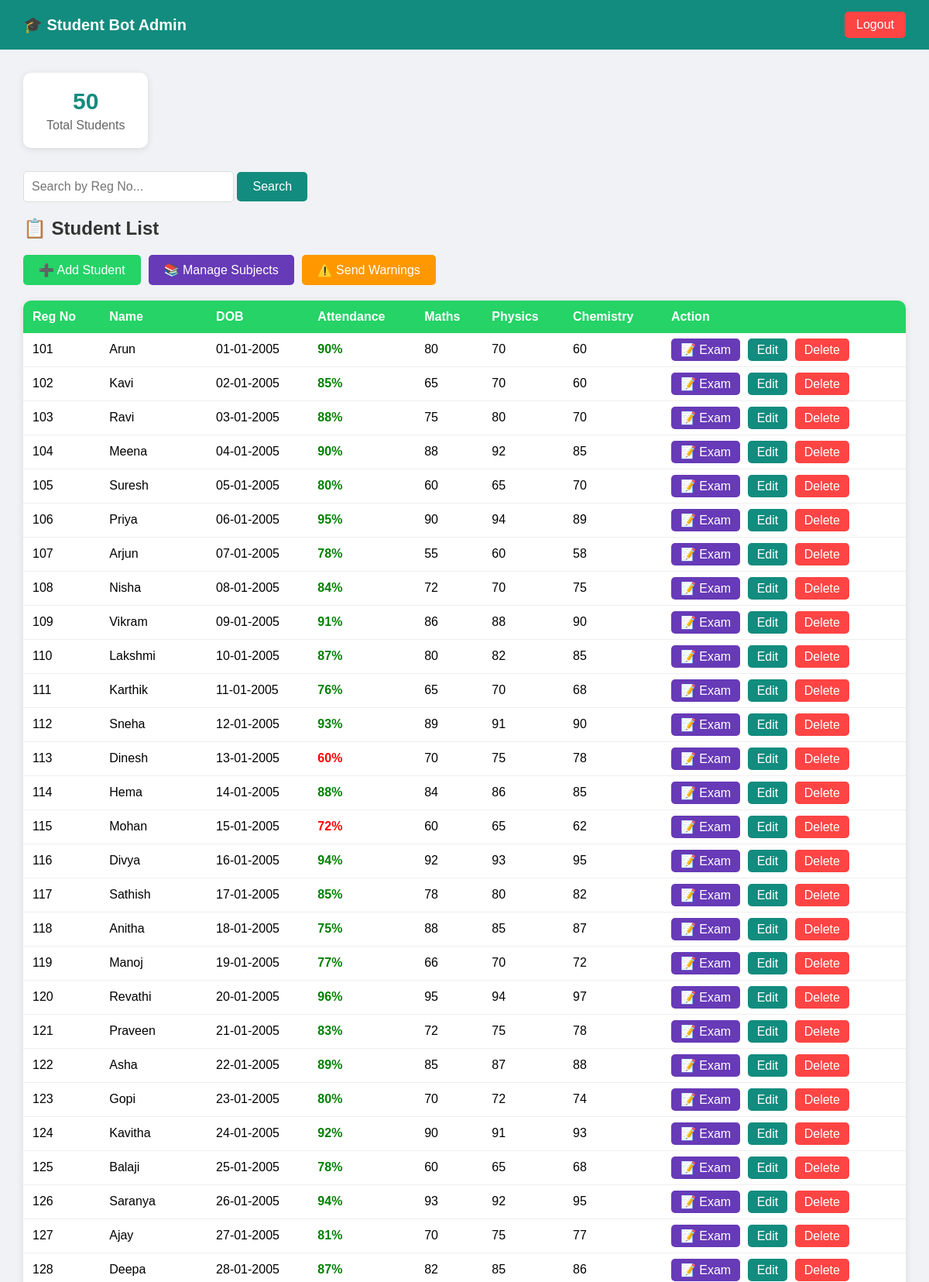
Page /dashboard (signed in, upper part) on the committed database.
### tables this page shows
CREATE TABLE "students" (
"reg_no" TEXT,
  "dob" TEXT,
  "name" TEXT,
  "attendance" INTEGER,
  "maths" INTEGER,
  "physics" INTEGER,
  "chemistry" INTEGER
, phone TEXT, parent_name TEXT);

### app.py (the view)
@app.route("/dashboard")
def dashboard():
    if not session.get("logged_in"):
        return redirect(url_for("login"))
    search = request.args.get("search", "").strip()
    conn = get_db()
    if search:
        students = conn.execute("SELECT * FROM students WHERE reg_no LIKE ?", (f"%{search}%",)).fetchall()
    else:
        students = conn.execute("SELECT * FROM students").fetchall()
    conn.close()
    return render_template("dashboard.html", students=students, search=search)

### app.py (called while the page is built)
def get_db():
    conn = sqlite3.connect("students.db")
    conn.row_factory = sqlite3.Row
    return conn

### templates/dashboard.html (shortened to what this page needs)
<!DOCTYPE html>
<html>
<head>
</head>
<body>
    <div class="navbar">
        <h1>🎓 Student Bot Admin</h1>
        <a href="/logout">Logout</a>
    </div>
    <div class="container">
        <div class="stats">
            <div class="stat-card">
                <h3>{{ students|length }}</h3>
                <p>Total Students</p>
            </div>
        </div>
        <div class="search-box">
            <form method="GET" action="/dashboard">
                <input type="text" name="search" placeholder="Search by Reg No..." value="{{ search }}"/>
                <button type="submit">Search</button>
            </form>
        </div>
        <h2>📋 Student List</h2>
        <div class="btn-row">
            <a href="/add" class="add-btn">➕ Add Student</a>
            <a href="/subjects" class="subject-btn">📚 Manage Subjects</a>
            <a href="/send_warnings" class="warn-btn" onclick="return confirm('Send warnings to all parents below 75%?')">⚠️ Send Warnings</a>
        </div>
        <table>
            <thead>
                <tr>
                    <th>Reg No</th>
                    <th>Name</th>
                    <th>DOB</th>
                    <th>Attendance</th>
                    <th>Maths</th>
                    <th>Physics</th>
                    <th>Chemistry</th>
                    <th>Action</th>
                </tr>
            </thead>
            <tbody>
                {% for student in students %}
                <tr>
                    <td>{{ student.reg_no }}</td>
                    <td>{{ student.name }}</td>
                    <td>{{ student.dob }}</td>
                    <td style="color: {% if student.attendance|int < 75 %}red{% else %}green{% endif %}; font-weight: bold;">{{ student.attendance }}%</td>
                    <td>{{ student.maths }}</td>
                    <td>{{ student.physics }}</td>
                    <td>{{ student.chemistry }}</td>
                    <td>
                        <a href="/add_exam/{{ student.reg_no }}" style="background:#673ab7;color:white;padding:6px 12px;border-radius:5px;text-decoration:none;">📝 Exam</a>
                        <a href="/edit/{{ student.reg_no }}" style="background:#128C7E;color:white;padding:6px 12px;border-radius:5px;text-decoration:none;margin-left:5px;">Edit</a>
                        <a href="/delete/{{ student.reg_no }}" style="background:#ff4444;color:white;padding:6px 12px;border-radius:5px;text-decoration:none;margin-left:5px;" onclick="return confirm('Are you sure?')">Delete</a>
                    </td>
                </tr>
                {% endfor %}
            </tbody>
        </table>
    </div>
</body>
</html>

### templates/dashboard.html (style rules this page uses)
body { font-family: Arial; background: #f0f2f5; margin: 0; padding: 0; }
.navbar { background: #128C7E; padding: 15px 30px; color: white; display: flex; justify-content: space-between; align-items: center; }
.navbar h1 { margin: 0; font-size: 20px; }
.navbar a { color: white; text-decoration: none; background: #ff4444; padding: 8px 15px; border-radius: 5px; }
.container { padding: 30px; }
h2 { color: #333; }
.search-box { margin-bottom: 20px; }
.search-box input { padding: 10px; width: 250px; border: 1px solid #ddd; border-radius: 5px; font-size: 16px; }
.search-box button { padding: 10px 20px; background: #128C7E; color: white; border: none; border-radius: 5px; cursor: pointer; font-size: 16px; }
table { width: 100%; border-collapse: collapse; background: white; border-radius: 10px; overflow: hidden; box-shadow: 0 2px 10px rgba(0,0,0,0.1); }
th { background: #25D366; color: white; padding: 12px; text-align: left; }
td { padding: 12px; border-bottom: 1px solid #eee; }
.stats { display: flex; gap: 20px; margin-bottom: 30px; }
.stat-card { background: white; padding: 20px 30px; border-radius: 10px; box-shadow: 0 2px 10px rgba(0,0,0,0.1); text-align: center; }
.stat-card h3 { margin: 0; font-size: 30px; color: #128C7E; }
.stat-card p { margin: 5px 0 0; color: #666; }
.btn-row { display: flex; gap: 10px; margin-bottom: 20px; flex-wrap: wrap; }
.add-btn { background: #25D366; color: white; padding: 10px 20px; border-radius: 5px; text-decoration: none; }
.subject-btn { background: #673ab7; color: white; padding: 10px 20px; border-radius: 5px; text-decoration: none; }
.warn-btn { background: #ff9800; color: white; padding: 10px 20px; border-radius: 5px; text-decoration: none; }

### rows in the picture
students: reg_no "101", name "Arun", dob "01-01-2005", attendance "90", maths "80", physics "70", chemistry "60"
students: reg_no "102", name "Kavi", dob "02-01-2005", attendance "85", maths "65", physics "70", chemistry "60"
students: reg_no "103", name "Ravi", dob "03-01-2005", attendance "88", maths "75", physics "80", chemistry "70"
students: reg_no "104", name "Meena", dob "04-01-2005", attendance "90", maths "88", physics "92", chemistry "85"
students: reg_no "105", name "Suresh", dob "05-01-2005", attendance "80", maths "60", physics "65", chemistry "70"
students: reg_no "106", name "Priya", dob "06-01-2005", attendance "95", maths "90", physics "94", chemistry "89"
students: reg_no "107", name "Arjun", dob "07-01-2005", attendance "78", maths "55", physics "60", chemistry "58"
students: reg_no "108", name "Nisha", dob "08-01-2005", attendance "84", maths "72", physics "70", chemistry "75"
students: reg_no "109", name "Vikram", dob "09-01-2005", attendance "91", maths "86", physics "88", chemistry "90"
students: reg_no "110", name "Lakshmi", dob "10-01-2005", attendance "87", maths "80", physics "82", chemistry "85"
students: reg_no "111", name "Karthik", dob "11-01-2005", attendance "76", maths "65", physics "70", chemistry "68"
students: reg_no "112", name "Sneha", dob "12-01-2005", attendance "93", maths "89", physics "91", chemistry "90"
students: reg_no "113", name "Dinesh", dob "13-01-2005", attendance "60", maths "70", physics "75", chemistry "78"
students: reg_no "114", name "Hema", dob "14-01-2005", attendance "88", maths "84", physics "86", chemistry "85"
students: reg_no "115", name "Mohan", dob "15-01-2005", attendance "72", maths "60", physics "65", chemistry "62"
students: reg_no "116", name "Divya", dob "16-01-2005", attendance "94", maths "92", physics "93", chemistry "95"
students: reg_no "117", name "Sathish", dob "17-01-2005", attendance "85", maths "78", physics "80", chemistry "82"
students: reg_no "118", name "Anitha", dob "18-01-2005", attendance "75", maths "88", physics "85", chemistry "87"
students: reg_no "119", name "Manoj", dob "19-01-2005", attendance "77", maths "66", physics "70", chemistry "72"
students: reg_no "120", name "Revathi", dob "20-01-2005", attendance "96", maths "95", physics "94", chemistry "97"
students: reg_no "121", name "Praveen", dob "21-01-2005", attendance "83", maths "72", physics "75", chemistry "78"
students: reg_no "122", name "Asha", dob "22-01-2005", attendance "89", maths "85", physics "87", chemistry "88"
students: reg_no "123", name "Gopi", dob "23-01-2005", attendance "80", maths "70", physics "72", chemistry "74"
students: reg_no "124", name "Kavitha", dob "24-01-2005", attendance "92", maths "90", physics "91", chemistry "93"
students: reg_no "125", name "Balaji", dob "25-01-2005", attendance "78", maths "60", physics "65", chemistry "68"
students: reg_no "126", name "Saranya", dob "26-01-2005", attendance "94", maths "93", physics "92", chemistry "95"
students: reg_no "127", name "Ajay", dob "27-01-2005", attendance "81", maths "70", physics "75", chemistry "77"
students: reg_no "128", name "Deepa", dob "28-01-2005", attendance "87", maths "82", physics "85", chemistry "86"

### other values in the picture
{{ students|length }} "50"
